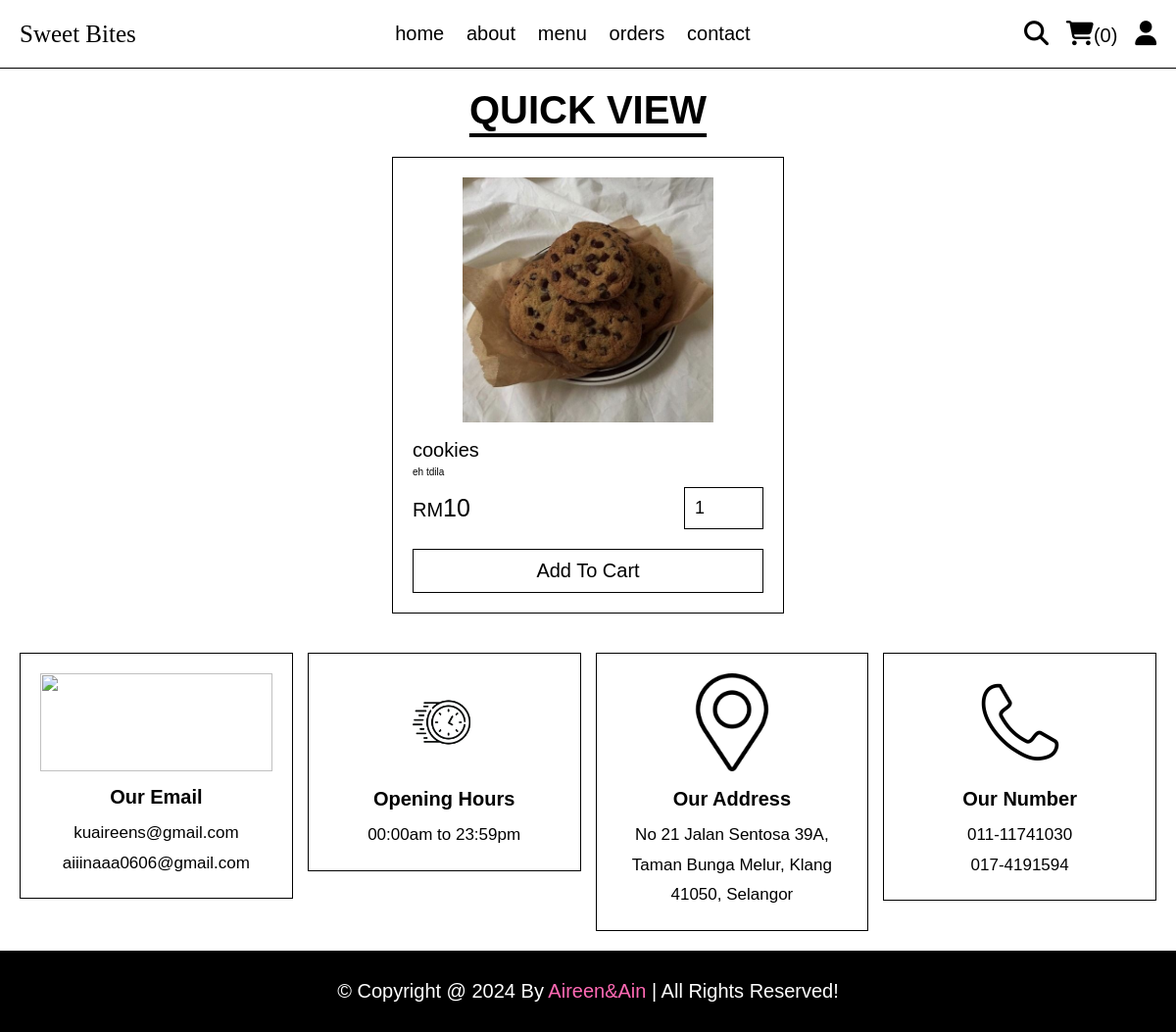
The page /quick_view.php?pid=1 on the database its author committed.
### tables this page shows
CREATE TABLE `products` (
  `id` int(100) NOT NULL,
  `name` varchar(100) NOT NULL,
  `description` varchar(15000) NOT NULL,
  `price` int(10) NOT NULL,
  `image` varchar(100) NOT NULL
);

### quick_view.php (the view, shortened to what this page needs)
<?php
include 'components/connect.php';
?>
<!DOCTYPE html>
<html lang="en">
<head>
   <link rel="stylesheet" href="https://cdnjs.cloudflare.com/ajax/libs/font-awesome/6.1.1/css/all.min.css">
   <link rel="stylesheet" href="css/style.css">
</head>
<body>
<?php include 'components/user_header.php'; ?>
<section class="quick-view">
   <h1 class="title">quick view</h1>
   <?php
      $pid = $_GET['pid'];
      $select_products = $conn->prepare("SELECT * FROM `products` WHERE id = ?");
      $select_products->execute([$pid]);
      if($select_products->rowCount() > 0){
         while($fetch_products = $select_products->fetch(PDO::FETCH_ASSOC)){
   ?>
   <form action="" method="post" class="box">
      <img src="uploaded_img/<?= $fetch_products['image']; ?>" alt="">
      <div class="name"><?= $fetch_products['name']; ?></div>
      <div class="description"><?= $fetch_products['description']; ?></div>
      <div class="flex">
         <div class="price"><span>RM</span><?= $fetch_products['price']; ?></div>
         <input type="number" name="qty" class="qty" min="1" max="99" value="1" maxlength="2">
      </div>
      <button type="submit" name="add_to_cart" class="cart-btn">add to cart</button>
   </form>
   <?php
         }
      }else{
         echo '<p class="empty">no products added yet!</p>';
      }
   ?>
</section>
<?php include 'components/footer.php'; ?>
</body>
</html>

### css/style.css (style rules this page uses)
:root { --soft-pink: #ffc0cb; --lavender: #f4c0ff; --pink: #ff69b4; --black: #000000; --white: #ffffff; --light-gray: #f8f8f8; --red: #ff0000; --border: 1px solid #000000; }
* { font-family: 'calibri', sans-serif; margin: 0; padding: 0; box-sizing: border-box; outline: none; border: none; text-decoration: none; }
.title,h1,h2,h3,h4,h5,h6 { font-family: 'calibri', sans-serif; }
html { font-size: 62.5%; overflow-x: hidden; scroll-behavior: smooth; stop-opacity: 7rem; }
section { margin: 0 auto; max-width: 1200px; padding: 2rem; }
.title { text-align: center; margin-bottom: 2.5rem; font-size: 4rem; color: var(--black); text-transform: uppercase; text-decoration: underline; text-underline-offset: 1rem; }
.quick-view form { max-width: 40rem; padding:2rem; border:var(--border); position: relative; margin:0 auto; }
.quick-view form img { height: 25rem; width: 100%; object-fit: contain; margin-bottom: 1rem; }
.quick-view form .name { font-size: 2rem; margin:.5rem 0; }
.quick-view form .flex { display: flex; justify-content: space-between; align-items: center; gap:1.5rem; margin:1rem 0; }
.quick-view form .flex .price { font-size: 2.5rem; color:var(--black); }
.quick-view form .flex .price span { font-size: 2rem; color:var(--light-color); }
.quick-view form .flex .qty { border:var(--border); padding:1rem; font-size: 1.8rem; color:var(--black); }
.quick-view form .cart-btn { width: 100%; padding:1rem 3rem; text-align: center; border:var(--border); font-size: 2rem; color:var(--black); cursor: pointer; text-transform: capitalize; background: none; margin-top: 1rem; }

### rows shown on the page
products: image (picture), name "cookies", description "eh tdila", price "10"

### other values the page prints
$total_cart_items "0"
